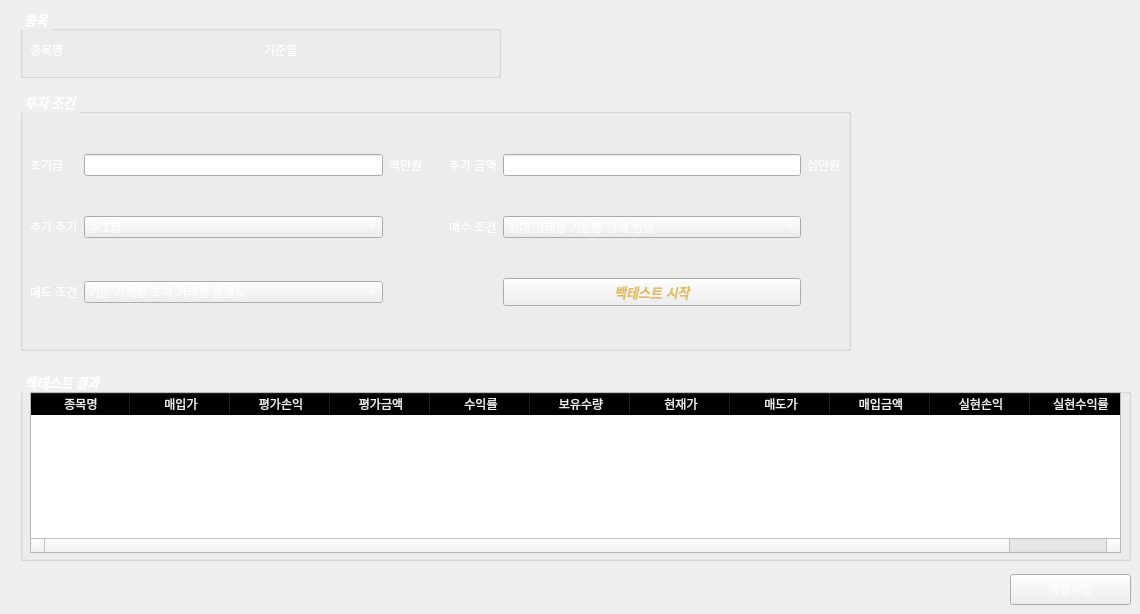
   <widget class="QWidget" name="tab2">
    <attribute name="title">
     <string>백테스팅</string>
    </attribute>
    <widget class="QGroupBox" name="groupBox_6">
     <property name="geometry">
      <rect>
       <x>20</x>
       <y>90</y>
       <width>831</width>
       <height>261</height>
      </rect>
     </property>
     <property name="font">
      <font>
       <family>Agency FB</family>
       <pointsize>10</pointsize>
       <weight>75</weight>
       <italic>true</italic>
       <bold>true</bold>
      </font>
     </property>
     <property name="styleSheet">
      <string notr="true">color: rgb(255, 255, 255);</string>
     </property>
     <property name="title">
      <string>투자 조건</string>
     </property>
     <widget class="QWidget" name="gridLayoutWidget_4">
      <property name="geometry">
       <rect>
        <x>10</x>
        <y>30</y>
        <width>811</width>
        <height>221</height>
       </rect>
      </property>
      <layout class="QGridLayout" name="gridLayout_5" rowstretch="0,0,0" rowminimumheight="0,0,0">
       <property name="sizeConstraint">
        <enum>QLayout::SetDefaultConstraint</enum>
       </property>
       <property name="verticalSpacing">
        <number>6</number>
       </property>
       <item row="0" column="0">
        <widget class="QLabel" name="label_10">
         <property name="styleSheet">
          <string notr="true">color: rgb(255, 255, 255);</string>
         </property>
         <property name="text">
          <string>초기금</string>
         </property>
        </widget>
       </item>
       <item row="0" column="4">
        <widget class="QLabel" name="label_11">
         <property name="styleSheet">
          <string notr="true">color: rgb(255, 255, 255);</string>
         </property>
         <property name="text">
          <string>추가 금액</string>
         </property>
        </widget>
       </item>
       <item row="0" column="6">
        <widget class="QLabel" name="label_12">
         <property name="text">
          <string>십만원</string>
         </property>
        </widget>
       </item>
       <item row="0" column="5">
        <widget class="QLineEdit" name="add_money_edit">
         <property name="alignment">
          <set>Qt::AlignRight|Qt::AlignTrailing|Qt::AlignVCenter</set>
         </property>
        </widget>
       </item>
       <item row="0" column="2">
        <widget class="QLabel" name="label_9">
         <property name="text">
          <string>백만원</string>
         </property>
        </widget>
       </item>
       <item row="0" column="3">
        <spacer name="horizontalSpacer_8">
         <property name="orientation">
          <enum>Qt::Horizontal</enum>
         </property>
         <property name="sizeType">
          <enum>QSizePolicy::Minimum</enum>
         </property>
         <property name="sizeHint" stdset="0">
          <size>
           <width>20</width>
           <height>20</height>
          </size>
         </property>
        </spacer>
       </item>
       <item row="1" column="1">
        <widget class="QComboBox" name="add_interval_box">
         <property name="layoutDirection">
          <enum>Qt::LeftToRight</enum>
         </property>
         <property name="currentIndex">
          <number>2</number>
         </property>
         <item>
          <property name="text">
           <string>년 1회</string>
          </property>
         </item>
         <item>
          <property name="text">
           <string>월 1회</string>
          </property>
         </item>
         <item>
          <property name="text">
           <string>주 1회</string>
          </property>
         </item>
        </widget>
       </item>
       <item row="1" column="4">
        <widget class="QLabel" name="label_16">
         <property name="text">
          <string>매수 조건</string>
         </property>
        </widget>
       </item>
       <item row="1" column="0">
        <widget class="QLabel" name="label_13">
         <property name="text">
          <string>추가 주기</string>
         </property>
        </widget>
       </item>
       <item row="2" column="0">
        <widget class="QLabel" name="label_15">
         <property name="text">
          <string>매도 조건</string>
         </property>
        </widget>
       </item>
       <item row="1" column="5">
        <widget class="QComboBox" name="buy_cond_box">
         <property name="mouseTracking">
          <bool>false</bool>
         </property>
         <item>
          <property name="text">
           <string>최대 거래량 기준봉 가격 범위</string>
          </property>
         </item>
         <item>
          <property name="text">
           <string>묻지마 추매</string>
          </property>
         </item>
        </widget>
       </item>
       <item row="2" column="1">
        <widget class="QComboBox" name="sell_cond_box">
         <item>
          <property name="text">
           <string>기준 거래량 초과 거래량 발생시</string>
          </property>
         </item>
         <item>
          <property name="text">
           <string>존버</string>
          </property>
         </item>
        </widget>
       </item>
       <item row="2" column="5">
        <widget class="QPushButton" name="backTest_button">
         <property name="font">
          <font>
           <pointsize>10</pointsize>
           <weight>75</weight>
           <italic>true</italic>
           <bold>true</bold>
          </font>
         </property>
         <property name="autoFillBackground">
          <bool>false</bool>
         </property>
         <property name="styleSheet">
          <string notr="true">color: rgba(221, 177, 65, 211);</string>
         </property>
         <property name="text">
          <string>백테스트 시작</string>
         </property>
        </widget>
       </item>
       <item row="0" column="1">
        <widget class="QLineEdit" name="init_money_edit">
         <property name="alignment">
          <set>Qt::AlignRight|Qt::AlignTrailing|Qt::AlignVCenter</set>
         </property>
        </widget>
       </item>
      </layout>
     </widget>
    </widget>
    <widget class="QGroupBox" name="groupBox_7">
     <property name="geometry">
      <rect>
       <x>20</x>
       <y>370</y>
       <width>1111</width>
       <height>191</height>
      </rect>
     </property>
     <property name="font">
      <font>
       <family>Agency FB</family>
       <pointsize>10</pointsize>
       <weight>75</weight>
       <italic>true</italic>
       <bold>true</bold>
      </font>
     </property>
     <property name="styleSheet">
      <string notr="true">color: rgb(255, 255, 255);</string>
     </property>
     <property name="title">
      <string>백테스트 결과</string>
     </property>
     <widget class="QTableWidget" name="result_itemtable">
      <property name="geometry">
       <rect>
        <x>10</x>
        <y>22</y>
        <width>1091</width>
        <height>161</height>
       </rect>
      </property>
      <property name="font">
       <font>
        <pointsize>10</pointsize>
       </font>
      </property>
      <property name="layoutDirection">
       <enum>Qt::LeftToRight</enum>
      </property>
      <property name="autoFillBackground">
       <bool>false</bool>
      </property>
      <property name="styleSheet">
       <string notr="true">QTableCornerButton::section {
background-color: rgba(0,0,0,0.30);
}

QTableWidget {
color: rgb(238, 238, 238);
}

QHeaderView::section {
background-color: rgba(0,0,0,0.30);
color: rgb(238, 238, 238);
}</string>
      </property>
      <property name="lineWidth">
       <number>1</number>
      </property>
      <property name="editTriggers">
       <set>QAbstractItemView::NoEditTriggers</set>
      </property>
      <property name="textElideMode">
       <enum>Qt::ElideRight</enum>
      </property>
      <property name="gridStyle">
       <enum>Qt::SolidLine</enum>
      </property>
      <attribute name="horizontalHeaderCascadingSectionResizes">
       <bool>true</bool>
      </attribute>
      <attribute name="horizontalHeaderStretchLastSection">
       <bool>true</bool>
      </attribute>
      <column>
       <property name="text">
        <string>종목명</string>
       </property>
      </column>
      <column>
       <property name="text">
        <string>매입가</string>
       </property>
      </column>
      <column>
       <property name="text">
        <string>평가손익</string>
       </property>
      </column>
      <column>
       <property name="text">
        <string>평가금액</string>
       </property>
      </column>
      <column>
       <property name="text">
        <string>수익률</string>
       </property>
      </column>
      <column>
       <property name="text">
        <string>보유수량</string>
       </property>
      </column>
      <column>
       <property name="text">
        <string>현재가</string>
       </property>
      </column>
      <column>
       <property name="text">
        <string>매도가</string>
       </property>
      </column>
      <column>
       <property name="text">
        <string>매입금액</string>
       </property>
      </column>
      <column>
       <property name="text">
        <string>실현손익</string>
       </property>
      </column>
      <column>
       <property name="text">
        <string>실현수익률</string>
       </property>
      </column>
     </widget>
    </widget>
    <widget class="QGroupBox" name="groupBox_8">
     <property name="geometry">
      <rect>
       <x>20</x>
       <y>7</y>
       <width>481</width>
       <height>71</height>
      </rect>
     </property>
     <property name="font">
      <font>
       <family>Agency FB</family>
       <pointsize>10</pointsize>
       <weight>75</weight>
       <italic>true</italic>
       <bold>true</bold>
      </font>
     </property>
     <property name="styleSheet">
      <string notr="true">color: rgb(255, 255, 255);</string>
     </property>
     <property name="title">
      <string>종목</string>
     </property>
     <widget class="QWidget" name="gridLayoutWidget">
      <property name="geometry">
       <rect>
        <x>10</x>
        <y>22</y>
        <width>461</width>
        <height>41</height>
       </rect>
      </property>
      <layout class="QGridLayout" name="gridLayout_3">
       <item row="0" column="3">
        <widget class="QLabel" name="btest_sdate_label">
         <property name="font">
          <font>
           <pointsize>10</pointsize>
           <weight>75</weight>
           <bold>true</bold>
          </font>
         </property>
         <property name="styleSheet">
          <string notr="true">color: rgba(221, 177, 65, 211);</string>
         </property>
         <property name="text">
          <string/>
         </property>
        </widget>
       </item>
       <item row="0" column="0">
        <widget class="QLabel" name="sname_label">
         <property name="styleSheet">
          <string notr="true">color: rgb(255, 255, 255);</string>
         </property>
         <property name="text">
          <string>종목명</string>
         </property>
        </widget>
       </item>
       <item row="0" column="1">
        <widget class="QLabel" name="btest_stock_label">
         <property name="font">
          <font>
           <pointsize>10</pointsize>
           <weight>75</weight>
           <bold>true</bold>
          </font>
         </property>
         <property name="styleSheet">
          <string notr="true">color: rgba(221, 177, 65, 211);</string>
         </property>
         <property name="text">
          <string/>
         </property>
        </widget>
       </item>
       <item row="0" column="2">
        <widget class="QLabel" name="sdate_label">
         <property name="text">
          <string>기준일</string>
         </property>
        </widget>
       </item>
      </layout>
     </widget>
    </widget>
    <widget class="QLabel" name="code_hidden_label">
     <property name="geometry">
      <rect>
       <x>510</x>
       <y>60</y>
       <width>56</width>
       <height>12</height>
      </rect>
     </property>
     <property name="text">
      <string/>
     </property>
    </widget>
    <widget class="QPushButton" name="excel_download2_button">
     <property name="geometry">
      <rect>
       <x>1010</x>
       <y>574</y>
       <width>121</width>
       <height>31</height>
      </rect>
     </property>
     <property name="font">
      <font>
       <weight>75</weight>
       <bold>true</bold>
      </font>
     </property>
     <property name="styleSheet">
      <string notr="true">color: rgba(255, 255, 255,145);</string>
     </property>
     <property name="text">
      <string>엑셀저장</string>
     </property>
    </widget>
   </widget>
